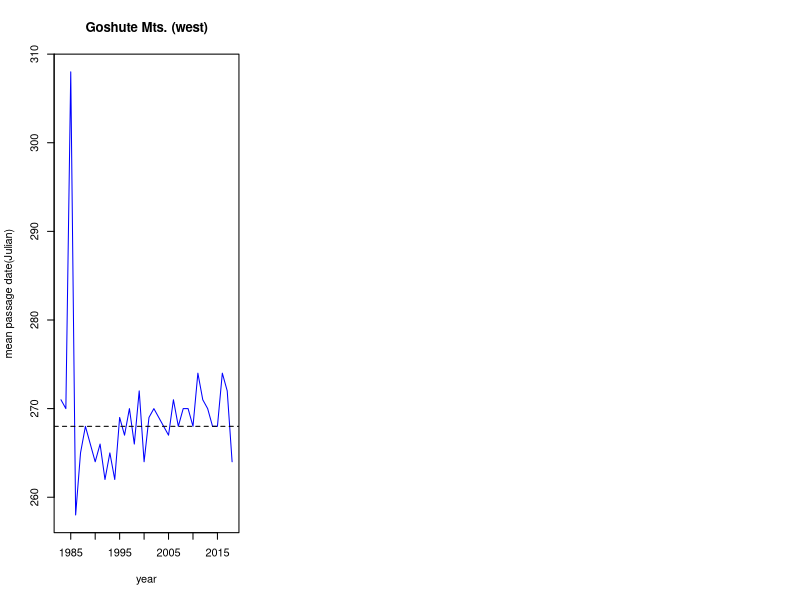

Recreate this plot in R. (Note: this script raises an error after producing the figure.)
require(dplyr)
require(lubridate)
require(tidyr)
require(vegan)
require(ggpubr)
require(ggplot2)

#per species
#GOSHUTES####
GosMts=read.csv("GosMts.csv")

#gos=GosMts%>%select(-TOTAL)%>%
#  pivot_longer(cols=3:27, names_to = "Species", values_to="Count")%>%
#  mutate(year=year(Date), month=month(Date), date=day(Date))%>%
#  filter(!is.na(Count))

GosMts[, 3:27][is.na(GosMts[, 3:27])] <- 0

#DAILY TOTALS
gostot=GosMts%>%select(-TOTAL)%>%
  mutate(yr_tot=rowSums(.[3:27], na.rm=T), year=year(Date), month=month(Date), date=day(Date))%>%
    filter(!year>2018)
gostot$Julian=as.POSIXlt(gostot$Date)$yday 

#GET MPD
#gosmpd=GosMts%>%select(-TOTAL)%>%
#  mutate(yr_tot=rowSums(.[3:27], na.rm=T), year=year(Date), month=month(Date), date=day(Date))%>% #get annual totals across all spp.
#  select(Date,year, month, date, Obs, yr_tot) #get only necessary columns

gos=gostot%>%group_by(year)%>%mutate(cum_tot=cumsum(yr_tot), #get cumulative sum for each year
                                     cum_pt=cum_tot/sum(yr_tot),#calculate % of daily count/annual count
                                     MPD=if_else(cum_pt>=0.5,"1", "0"))%>% #flag rows with cumulative % >50%
            group_by(year)%>%filter(MPD==1)%>%slice_head(n=1)  #select rows where cum_pt is >50%

#community metrics####
GosMts[, 3:27][is.na(GosMts[, 3:27])] <- 0
gsw=gostot%>%select( -Obs)%>%filter(!(year<1983))

gsw=gsw%>%mutate(sd=diversity(gsw[2:26], index="shannon"), sr=specnumber(gsw[2:26]))

#find date when SD nd SR were highest

g1=gsw%>%group_by(year)%>%filter(sd==max(sd))
g2=gsw%>%group_by(year)%>%filter(sr==max(sr))
g3=gsw%>%group_by(year)%>%filter(yr_tot==max(yr_tot))

#Hawk Ridge###
HawRd=read.csv("HawkRid.csv")
HawRd[, 3:24][is.na(HawRd[, 3:24])] <- 0

hrtot=HawRd%>%select(-TOTAL)%>%
  mutate(yr_tot=rowSums(.[3:24], na.rm=T), year=year(Date), month=month(Date), date=day(Date))%>%
  filter(!year>2018) #get annual totals across all spp.

hrtot$Julian=as.POSIXlt(hrtot$Date)$yday 

hr=hrtot%>%select(Date,year, month, date,  yr_tot)%>%group_by(year)%>%mutate(cum_tot=cumsum(yr_tot), #get cumulative sum for each year
                                     cum_pt=cum_tot/sum(yr_tot),#calculate % of daily count/annual count
                                     MPD=if_else(cum_pt>=0.5,"1", "0"))%>% #flag rows with cumulative % >50%
  group_by(year)%>%filter(MPD==1)%>%slice_head(n=1)  #select rows where cum_pt is >50%

#community metrics####
HawRd[, 3:24][is.na(HawRd[, 3:24])] <- 0
hsw=hrtot%>%select( -ObsHrs)%>%filter(!(year<1983))

hsw=hsw%>%mutate(sd=diversity(hsw[3:24], index="shannon"), sr=specnumber(hsw[3:24]))

#Hawk Mt####

hms=read.csv("HMSDay.csv")
#combine baea and goea data
hms=hms%>%
  mutate(BAEA=rowSums(.[9:11]), GOEA=rowSums(.[21:23]))%>%
  select(-OBSERVERS, -GOEA.I, -GOEA.A, -GOEA.U, -BAEA.I, -BAEA.U, -BAEA.A, -RAPTORS)

hmstot=hms%>%
  mutate(yr_tot=rowSums(.[6:30], na.rm=T), date=make_date(YR, MO, DAY))%>%
  select(date, DAY, MO, YR, HRS, yr_tot)

hmstot$Julian=as.POSIXlt(hmstot$date)$yday 

hm=hmstot%>%group_by(YR)%>%mutate(cum_tot=cumsum(yr_tot), #get cumulative sum for each year
                                   cum_pt=cum_tot/sum(yr_tot),#calculate % of daily count/annual count
                                   MPD=if_else(cum_pt>=0.5,"1", "0"))%>% #flag rows with cumulative % >50%
  group_by(YR)%>%filter(MPD==1, !(YR<1983))%>%slice_head(n=1)  #select rows where cum_pt is >50%

hm$Julian=as.POSIXlt(hm$date)$yday 
hm=hm%>%mutate(date=make_date(YR, MO, DAY))

#plot####
par(mfrow=c(1,3))

plot(gos$Julian~gos$year, type="l", col="blue", ylab="mean passage date(Julian)", xlab="year", main="Goshute Mts. (west)")
median(gos$Julian)
abline(h=268, lty=2)

plot(hr$Julian~hr$year, type="l", col="blue", ylab="mean passage date(Julian)", xlab="year", main="Hawk Ridge (central)")
median(hr$Julian)
abline(h=261, lty=2)

#community metrics####
dsw=hms%>%select( -OBS,-HRS)%>%filter(!(YR<1983))

dsw[, 4:28][is.na(dsw[, 4:28])] <- 0

dsw=dsw%>%mutate(sd=diversity(dsw[1:25], index="shannon"), sr=specnumber(dsw[1:25]), 
                 date=make_date(YR, MO, DAY), total=rowSums(.[4:28]))

dsw$Julian=as.POSIXlt(dsw$date)$yday 

#find date when SD nd SR were highest

f1=dsw%>%group_by(YR)%>%filter(sd==max(sd))
f2=dsw%>%group_by(YR)%>%filter(sr==max(sr))
f3=dsw%>%group_by(YR)%>%filter(total==max(total))

h1=hsw%>%group_by(year)%>%filter(sd==max(sd))
h2=hsw%>%group_by(year)%>%filter(sr==max(sr))
h3=hsw%>%group_by(year)%>%filter(yr_tot==max(yr_tot))

#PLOTS####
par(mfrow=c(3,1))
#target dates
#SR
plot(f2$Julian~f2$YR, type="l", col="blue", main="Hawk Mt(east)", ylab="Julian date", xlab="year")
median(f2$Julian)
abline(h=283, lty=2, col="blue")

#SD
lines(f1$Julian~f1$YR, type="l", col="red")
median(f1$Julian)
abline(h=265, lty=2, col="red")

#daily highest
lines(f3$Julian~f3$YR, type="l", col="black")
median(f3$Julian)
abline(h=260, lty=2, col="black")

#target dates
#SR

plot(h2$Julian~h2$year, type="l", col="blue", main="Hawk Ridge(central)", ylab="Julian date", xlab="year", ylim=c(230,305))
median(h2$Julian)
abline(h=269, lty=2, col="blue")

#SD
lines(h1$Julian~h1$year, type="l", col="red")
median(h1$Julian)
abline(h=240, lty=2, col="red")

#daily highest
lines(h3$Julian~h3$year, type="l", col="black")
median(h3$Julian)
abline(h=257, lty=2, col="black")

#Goshutes
plot(g2$Julian~g2$year, type="l", col="blue", main="Goshute Mts(west)", ylab="Julian date", xlab="year", ylim=c(230,320))
median(g2$Julian)
abline(h=264, lty=2, col="blue")

#SD
lines(g1$Julian~g1$year, type="l", col="red")
median(g1$Julian)
abline(h=254, lty=2, col="red")

#daily highest
lines(g3$Julian~g3$year, type="l", col="black")
median(g3$Julian)
abline(h=268, lty=2, col="black")

legend( x= "topright",inset=0,legend=c("Species Richness", "Species Diversity", "Highest Daily Count"),
       col=c("red", "blue", "black"), lty=1, cex=0.8, xpd=F)



